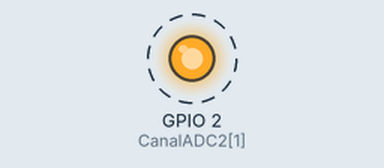
This sketch was run on a simulated ESP32. On the bench: output pins drawn as LEDs (lit = HIGH). Dashed ring = blinking.

Above: at 0.5 s.
Timing chart, 0 to 4.6 s (numbered marks = the images above):
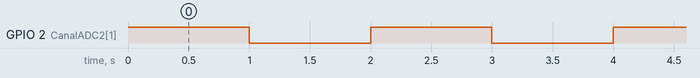

The sketch:

PinagemESP32.ino
```cpp
// #Biblioteca
#include <iostream>
#include <string>

// Desenvolvendo o perfil do ESP 32 através da variáveis
// Canais PWM
const int PinPWM = 27;
// Numeros de pinos PWM---------------------------------------------------------------------------
//  Pinos na placa =   {     VP,     VN,    D34,    D35,    D32,    D33,    D25,    D26,    D27,    D14,    D12,    D13,    D15,     D2,     D4,    RX2,    TX2,    D18,    D19,    D21,    RX0,    TX0,    D23}
//  Valores do Indices={ GPIO36, GPIO39, GPIO34, GPIO35, GPIO32, GPIO33, GPIO25, GPIO26, GPIO27, GPIO14, GPIO12, GPIO13, GPIO15,  GPIO2,  GPIO4, GPIO16, GPIO17, GPIO18, GPIO19, GPIO21,  GPIO3,  GPIO1, GPIO23}
//  Indices do Vetor = {      0,      1,      2,      3,      4,      5,      6,      7,      8,      9,     10,     11,     12,     13,     14,     15,     16,     17,     19,     21,     22,     23,     24}
//--------------------------------------------------------------------------------------------------------------------------------------------------------------------------------------------------------------
int CanalPWM[PinPWM] = {     36,     39,     34,     35,     32,     33,     25,     26,     27,     14,     12,     13,     15,      2,      4,     16,     17,     18,     19,     21,      3,      1,     23};
// Pinos ADC1 -> Conversor analógico-digital------------------------------------------------------
// Resolução de 12 bits com até 4096 valores distintos
// Valores de entrada opcionalmente 0-1V, 0-1.34V, 0-2V ou 0-3.6V
const int PinADC1 = 7;
//    Pinos na placa =   {     VP,     VN,    D32,    D33,    D34,    D35}
//    Valores do Indices { GPIO36, GPIO39, GPIO32, GPIO33, GPIO34, GPIO35}
//    Indices do Vetor = {      0,      1,      2,      3,      4,      5}
//------------------------------------------------------------------------------------------------
int CanalADC1[PinADC1] = {     36,     39,     32,     33,     34,     35};
// Pinos ADC2 -> Conversor analógico-digital------------------------------------------------------
const int PinADC2 = 9;
//    Pinos na placa =   {     D4,     D2,    D15,    D13,    D12,    D14,    D27,    D25,     D26}
//    Valores do Indices {  GPIO4,  GPIO2, GPIO15, GPIO13, GPIO12, GPIO14, GPIO27, GPIO25,  GPIO26}
//    Indices do Vetor = {      0,      1,      2,      3,      4,      5,      6,      7,       8}
//------------------------------------------------------------------------------------------------
int CanalADC2[PinADC2] = {      4,      2,      15,     13,     12,     14,     27,     25,     26};
// Pinos GPIO DAC(Digital to Analog Converter)----------------------------------------------------
// Conversore digitais com saidas de tensão analógica
const int PinGPIODAC = 3;
//    Pinos na placa         = {     D25,     D26}
//    Valores do Indices       {  GPIO25,  GPIO26}
//    Indices do Vetor       = {       0,       1}
//------------------------------------------------------------------------------------------------
int CanalGPIODAC[PinGPIODAC] = {      25,      26};
// Pinos apenas de Entrada -----------------------------------------------------------------------
const int PinIn = 5;
//    Pinos na placa =   {    D34,    D35,     VP,     VN}
//    Valores do Indices { GPIO34, GPIO35, GPIO36, GPIO39}
//    Indices do Vetor = {      0,      1,      2,      3}
//-------------------------------------------------------
int CanalIn[PinIn] =     {     34,     35,     36,     39};


void setup() {
  // initialize digital pin LED_BUILTIN as an output.

  pinMode(CanalADC2[1], OUTPUT);
}

// the loop function runs over and over again forever
void loop() {

  digitalWrite(CanalADC2[1], HIGH);   // turn the LED on (HIGH is the voltage level)
  delay(1000);                       // wait for a second
  digitalWrite(CanalADC2[1], LOW);    // turn the LED off by making the voltage LOW
  delay(1000);                       // wait for a second
}
```

Measured:
- by itself, GPIO 2 (CanalADC2[1]): alternates HIGH for 1.0 s and LOW for 1.0 s
